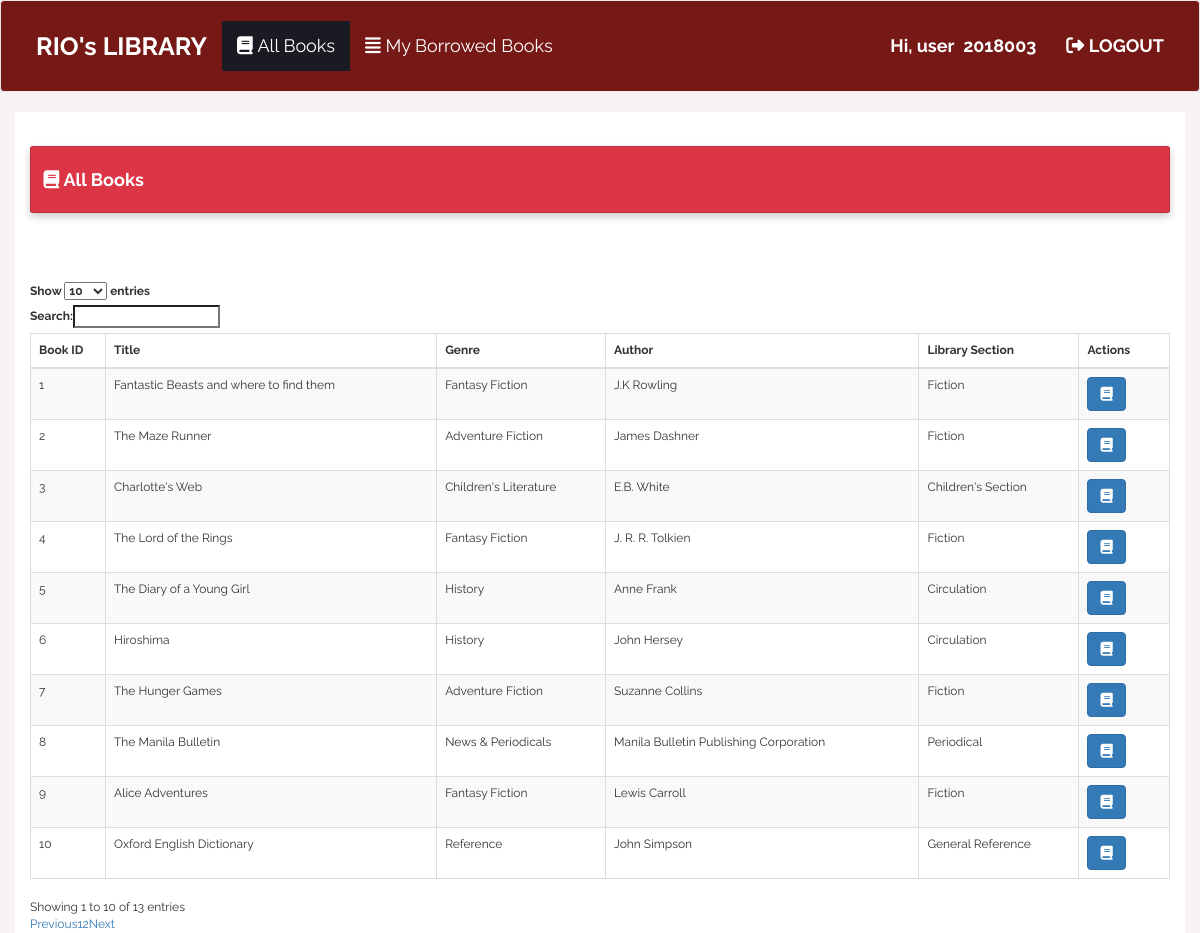
Screenshot of /controller.php?page=getbooks (signed in) with the database file from the repository.
### tables this page shows
CREATE TABLE IF NOT EXISTS `booktbl` (
  `bookid` int(20) NOT NULL DEFAULT '0',
  `title` varchar(100) DEFAULT NULL,
  `genre` varchar(100) DEFAULT NULL,
  `author` varchar(100) DEFAULT NULL,
  `lib_sec` varchar(100) DEFAULT NULL,
  `status` varchar(50) DEFAULT NULL,
  PRIMARY KEY (`bookid`)
);

### models/usermodel.php (called while the page is built, shortened)
<?php
include "config.inc.php";
function books()
{
	global $host,$user,$pass,$db,$conn;
	$sql= "Select * from booktbl";
	$result= mysqli_query($conn,$sql);
	$fil= array();
	if($myrow=mysqli_fetch_array($result))
	{
		do
		{
			$info = array();
			$info['bookid'] = $myrow['bookid'];
			$info['title'] = $myrow['title'];
			$info['genre'] = $myrow['genre'];
			$info['author'] = $myrow['author'];
			$info['lib_sec'] = $myrow['lib_sec'];
			$info['status'] = $myrow['status'];
			$fil[] = $info;
		}while($myrow=mysqli_fetch_array($result));
	}
	return $fil;
}
?>

### book.php (the view, shortened to what this page needs)
<!DOCTYPE html>
<html lang="en">
<head>
	<link rel="stylesheet" href="https://maxcdn.bootstrapcdn.com/bootstrap/3.3.7/css/bootstrap.min.css">
	<link rel="stylesheet" href="https://maxcdn.bootstrapcdn.com/bootstrap/3.3.6/css/bootstrap.min.css" />
	<link rel="stylesheet" href="https://cdn.datatables.net/1.10.12/css/dataTables.bootstrap.min.css" />
	<link rel="stylesheet" href="dist/sweetalert.css">
	<link rel="stylesheet" href="css/styles.css">
</head>
<body>
<div class="bs-example">
    <nav class="navbar navbar-default" style="background-color:#751816; padding: 20px; ">
        <div class="navbar-header" >
            <a href="#" class="navbar-brand active" style=" color: white; font-size: 25px;"><b>RIO's LIBRARY</b></a>
        </div>
        <div id="navbarCollapse" class="collapse navbar-collapse">
            <ul class="nav navbar-nav">
                <?php
				if($_SESSION['position']=='user'){
				echo '
				<li class="active"><a class="red" href="http://localhost/library/controller.php?page=getuserbooks" style="color: white; font-size: 18px;"><i class="fa fa-book"></i>&nbsp;All Books</a></li>
                ';}
				?>
				<?php
				if($_SESSION['position']=='user'){
				echo '
				<li><a href="http://localhost/library/controller.php?page=getborrowed" style="color: white; font-size: 18px;"><i class="fa fa-align-justify"></i>&nbsp;My Borrowed Books</a></li>
				';}
				?>
            </ul>
            <ul class="nav navbar-nav navbar-right">
				<li><a href="#" style="color: white; font-size: 18px;">&nbsp;<b>
				<?php
					echo '
						Hi, '.$_SESSION['position'].'&nbsp;&nbsp;'.$_SESSION['userid'].'</b></a></li>';
				?>
                <li><a href="logout.php" style="color: white; font-size: 18px;"><i class="fa fa-sign-out"></i>&nbsp;<b>LOGOUT</b></a></li>
            </ul>
        </div>
    </nav>
</div>
<div class="container" style="background-color: #fff;">
		<br /><br />
		<div class="card">
			<div class="card-body">
				<h4><i class="fa fa-book"></i><b>&nbsp;All Books</b></h4>
			</div>
		</div>
		<br /><br />
		<br /><br />
		<table id="example" class="table table-striped table-inverse table-bordered table-hover"  width="100%">
                          <thead>
							  <tr>
								<th>Book ID</th>
								<th>Title</th>
								<th>Genre</th>
								<th>Author</th>
								<th>Library Section</th>
								<th width="100">Actions</th>
							  </tr>
							</thead>
					<?php
					 	if(isset($fil)){
						foreach($fil as $row){
						{  echo  '
                            <tr>
							 <td class="id">'.$row["bookid"].'</td>
                            <td class="title">'.$row["title"].'</td>
                            <td class="genre">'.$row["genre"].'</td>
                            <td class="author">'.$row["author"].'</td>
                            <td class="lib">'.$row["lib_sec"].'</td>  ';
						if($_SESSION['position']=='Admin'){
						echo '
                            <td class="status">'.$row["status"].'</td>
							<td width="100">
							<span data-toggle="modal"  data-target="#myModalUpdate">
							<a class="btn btn-primary get-book" onclick="tableData()"   data-toggle="tooltip" data-placement="top" title="Update Book"><i class="fa fa-edit"></i>  </a>
							</span>
							<span data-toggle="modal"  data-target="#myModalDelete">
							<a class="btn btn-danger get-book" onclick="tableData()" data-toggle="tooltip" data-placement="top" title="Remove Book" ><i class="fa fa-trash"></i>  </a>
							</span>
							</td>
							</tr>
                               ';
						}
						else if($_SESSION['position']=='user'){
						echo '
							<td>
							<span data-toggle="modal"  data-target="#myModalBorrow">
							<a class="btn btn-primary borrow-book" onclick="tableData()"   data-toggle="tooltip" data-placement="top" title="Borrow this Book"><i class="fa fa-book"></i>  </a>
							</span>
							</td>
							</tr>
                               ';
						} }
						 	} }
                     ?>
               </table>
           </div>
</body>
</html>

### css/styles.css (style rules this page uses)
body { font-family: 'Raleway', sans-serif; background-color: #f9f2f4; font-weight: 400; font-size: 12px; }
.card { box-shadow: 0 4px 8px 0 rgba(0,0,0,0.2); transition: 0.3s; width: 100%; }
.card-body { padding: 1.25rem; border: 1px solid rgba(0,0,0,.125); border-radius: .25rem; background-color:#dc3545; color: white; }
.navbar-default .navbar-nav>.active>a, .navbar-default .navbar-nav>.active>a:focus, .navbar-default .navbar-nav>.active>a:hover { background-color: #1a1a23; color: #f39c12; }

### rows the page displays
booktbl: bookid "1", title "Fantastic Beasts and where to find them", genre "Fantasy Fiction", author "J.K Rowling", lib_sec "Fiction"
booktbl: bookid "2", title "The Maze Runner", genre "Adventure Fiction", author "James Dashner", lib_sec "Fiction"
booktbl: bookid "3", title "Charlotte's Web", genre "Children's Literature", author "E.B. White", lib_sec "Children's Section"
booktbl: bookid "4", title "The Lord of the Rings", genre "Fantasy Fiction", author "J. R. R. Tolkien", lib_sec "Fiction"
booktbl: bookid "5", title "The Diary of a Young Girl", genre "History", author "Anne Frank", lib_sec "Circulation"
booktbl: bookid "6", title "Hiroshima", genre "History", author "John Hersey", lib_sec "Circulation"
booktbl: bookid "7", title "The Hunger Games", genre "Adventure Fiction", author "Suzanne Collins", lib_sec "Fiction"
booktbl: bookid "8", title "The Manila Bulletin", genre "News & Periodicals", author "Manila Bulletin Publishing Corporation", lib_sec "Periodical"
booktbl: bookid "9", title "Alice Adventures", genre "Fantasy Fiction", author "Lewis Carroll", lib_sec "Fiction"
booktbl: bookid "10", title "Oxford English Dictionary", genre "Reference", author "John Simpson", lib_sec "General Reference"

### other values shown
$_SESSION['position'] "user"
$_SESSION['userid'] "2018003"
